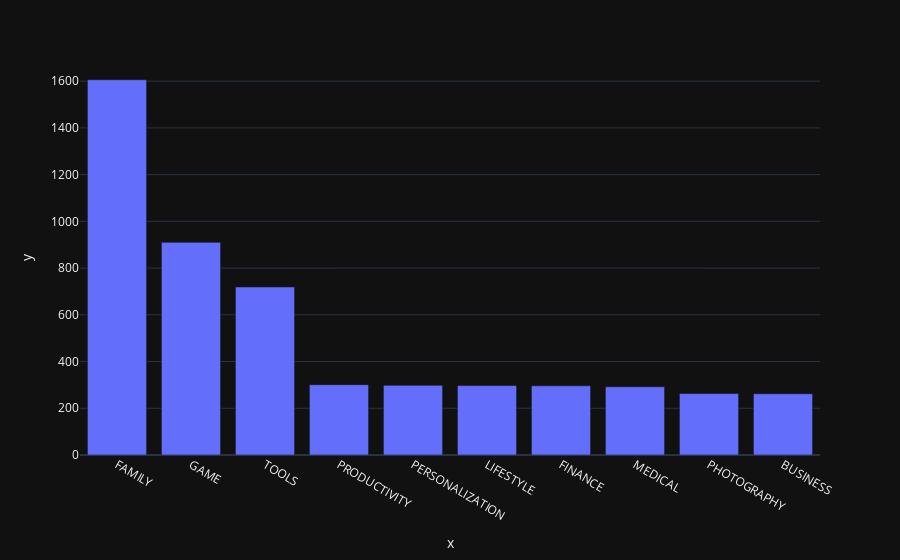

Notebook code cell kept with this figure:
### Code cell
bar = px.bar(x=top10_categories.index, y=top10_categories.values)
bar.show()

### Figure 1 — Plotly figure (JSON) as saved in the notebook; plotly's stock layout.template omitted (floating-point values rounded to 4 significant figures)
{"data": [{"alignmentgroup": "True", "hovertemplate": "x=%{x}<br>y=%{y}<extra></extra>", "legendgroup": "", "marker": {"color": "#636efa", "pattern": {"shape": ""}}, "name": "", "offsetgroup": "", "orientation": "v", "showlegend": false, "textposition": "auto", "x": ["FAMILY", "GAME", "TOOLS", "PRODUCTIVITY", "PERSONALIZATION", "LIFESTYLE", "FINANCE", "MEDICAL", "PHOTOGRAPHY", "BUSINESS"], "xaxis": "x", "y": [1606, 910, 719, 301, 298, 297, 296, 292, 263, 262], "yaxis": "y", "type": "bar"}], "layout": {"xaxis": {"anchor": "y", "domain": [0.0, 1.0], "title": {"text": "x"}}, "yaxis": {"anchor": "x", "domain": [0.0, 1.0], "title": {"text": "y"}}, "legend": {"tracegroupgap": 0}, "margin": {"t": 60}, "barmode": "relative"}}
